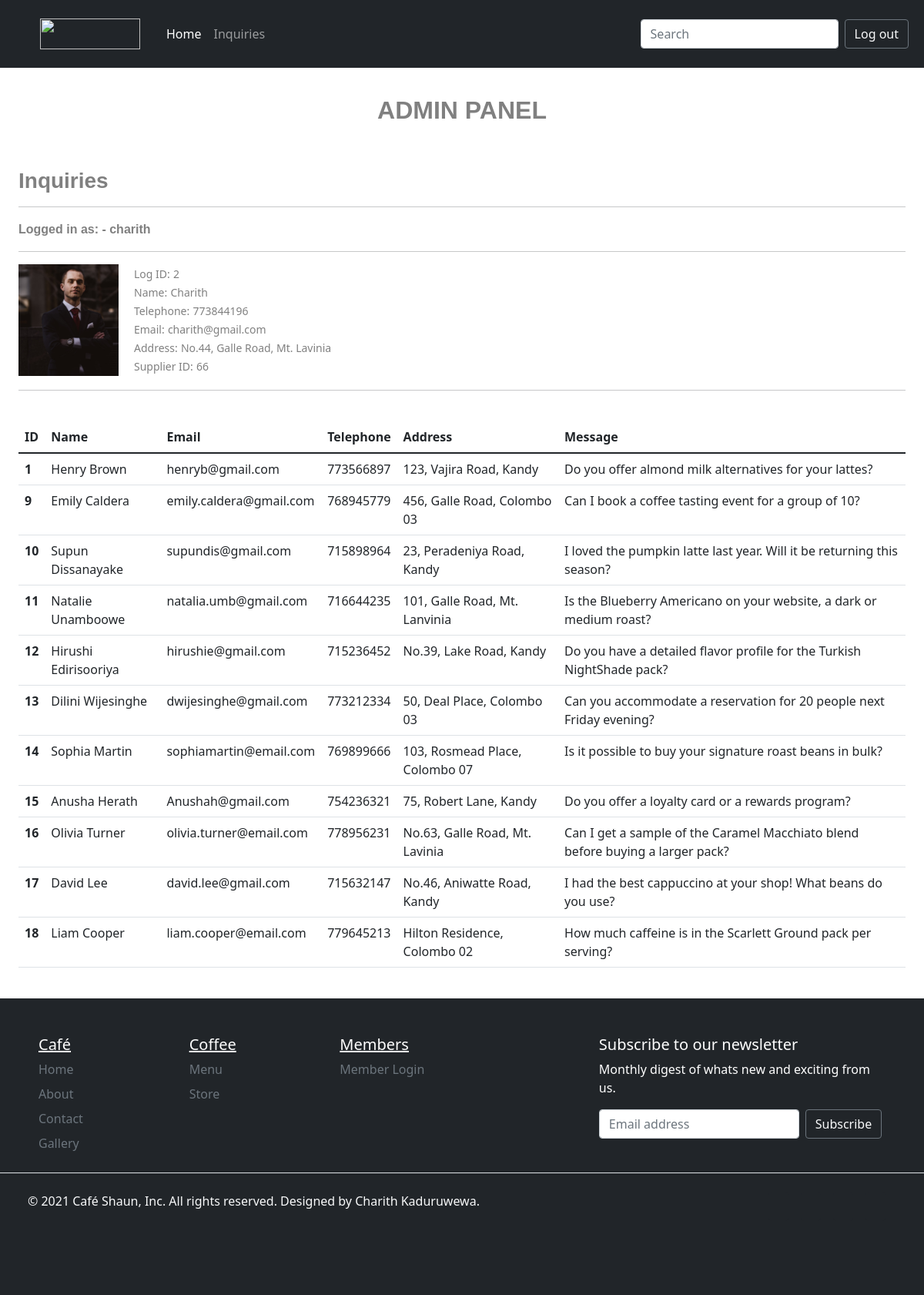
The page /inquiry.php (signed in) on the database its author committed.
### tables this page shows
CREATE TABLE `supplier` (
  `sup_id` int(10) NOT NULL,
  `sup_name` varchar(25) NOT NULL,
  `tel` varchar(15) NOT NULL,
  `email` varchar(25) NOT NULL,
  `addr` varchar(35) NOT NULL,
  `sup_img` varchar(50) NOT NULL,
  `log_id` int(10) NOT NULL
);

CREATE TABLE `inquiry` (
  `id` int(10) NOT NULL,
  `name` varchar(25) NOT NULL,
  `email` varchar(25) NOT NULL,
  `tel` varchar(15) NOT NULL,
  `addr` varchar(35) NOT NULL,
  `msg` varchar(250) NOT NULL
);

### inquiry.php (the view, shortened to what this page needs)
<!DOCTYPE html>
<html>
   <head>
        <link
            href="https://cdn.jsdelivr.net/npm/bootstrap@5.1.3/dist/css/bootstrap.min.css"
            rel="stylesheet"
        />
        <link rel="stylesheet" href="css/customstyle.css" />
        <link
            rel="stylesheet"
            href="https://cdnjs.cloudflare.com/ajax/libs/font-awesome/6.0.0-beta2/css/all.min.css"
        />
   </head>
   <body>
  <nav class="navbar fixed-top navbar-expand-lg  navbar-dark bg-dark">
            <div class="container-fluid">
                <nav class="navbar navbar-dark bg-dark">
                    <div class="container-fluid">
                        <a class="navbar-brand" href="#">
                            <a
                                class="nav-link active"
                                aria-current="page"
                                href="index.html"
                                ><img
                                    src="images/logo.png"
                                    alt=""
                                    width="130"
                                    height="40"
                            /></a>
                        </a>
                    </div>
                </nav>
                <div
                    class="collapse navbar-collapse"
                    id="navbarSupportedContent"
                >
                    <ul class="navbar-nav me-auto mb-2 mb-lg-0">
                        <li class="nav-item">
                            <a
                                class="nav-link active"
                                aria-current="page"
                                href="admin.php"
                                >Home</a
                            >
                        </li>
                        <li class="nav-item">
                            <a class="nav-link" href="inquiry.php">Inquiries</a>
                        </li>
                    </ul>
                    <form class="d-flex search-padding">
                        <input
                            class="form-control me-2"
                            type="search"
                            placeholder="Search"
                            aria-label="Search"
                        />
                        <input type="button" onclick="window.location.href='logout.php';" class="btn btn-outline-secondary text-light" value="Log out" />
                    </form>
                </div>
            </div>
        </nav>
   <div class="container panelloggedas">
  <?php
 echo "<br><h2 align='center' style='color: grey; font-family: ariel, sans-serif; font-weight: bold;'>ADMIN PANEL</h2><br><br>";
 echo "<h3  style='color: grey; font-family: ariel, sans-serif; font-weight: bold;'>Inquiries</h3><hr>";
echo "<span style='color: grey; font-family: Arial, sans-serif; font-weight: bold;'>Logged in as: - " . $_SESSION["una"] . "</span>";
echo "<hr>";
$log_id = $_SESSION["log_id"];
$con = mysqli_connect("localhost", "id21012671_admin", "Cafesh@ad12", "id21012671_cafedb") or die('Server Error ' . mysqli_error($con));
$query = mysqli_query($con, "SELECT * FROM supplier WHERE log_id='$log_id'");
$nor = mysqli_num_rows($query);
if ($nor == 0) {
    echo ("Invalid Entry");
} else {
  $rec = mysqli_fetch_assoc($query);
  echo "<div class='info-container'>";
  echo ("<a href='supplierImg/".$rec['sup_img']."' target='blank'><img class='info-image' src='supplierImg/".$rec['sup_img']."' width='210'></a>");
  echo "<div class='info-text'>";
  echo "<span style='font-size:14px; color:grey;'>Log ID:</span> <span style='font-size:14px; color:grey;'>" . htmlspecialchars($rec['log_id']) . "</span><br>";
  echo "<span style='font-size:14px; color:grey;'>Name:</span> <span style='font-size:14px; color:grey;'>" . htmlspecialchars($rec['sup_name']) . "</span><br>";
  echo "<span style='font-size:14px; color:grey;'>Telephone:</span> <span style='font-size:14px; color:grey;'>" . htmlspecialchars($rec['tel']) . "</span><br>";
  echo "<span style='font-size:14px; color:grey;'>Email:</span> <span style='font-size:14px; color:grey;'>" . htmlspecialchars($rec['email']) . "</span><br>";
  echo "<span style='font-size:14px; color:grey;'>Address:</span> <span style='font-size:14px; color:grey;'>" . htmlspecialchars($rec['addr']) . "</span><br>";
  echo "<span style='font-size:14px; color:grey;'>Supplier ID:</span> <span style='font-size:14px; color:grey;'>" . htmlspecialchars($rec['sup_id']) . "</span><br>";
  echo "</div>";
  echo "</div>";
}
  ?>
</div>
<div class="container panelform">
   <br><hr> <br>
<?php
    $con = mysqli_connect("localhost","id21012671_admin","Cafesh@ad12","id21012671_cafedb") or die('Server Error '.mysql_error());
    $query = mysqli_query($con, "SELECT * FROM inquiry");
    $nor = mysqli_num_rows($query);
    if ($nor == 0) {
        echo ("Database is empty");
    } else {
        echo '<table class="table">
            <thead>
                <tr>
                    <th scope="col">ID</th>
                    <th scope="col">Name</th>
                    <th scope="col">Email</th>
                    <th scope="col">Telephone</th>
                    <th scope="col">Address</th>
                    <th scope="col">Message</th>
                </tr>
            </thead>
            <tbody>';
        while ($rec = mysqli_fetch_assoc($query)) {
            echo "<tr>";
            echo "<th scope='row'>" . htmlspecialchars($rec['id']) . "</th>";
            echo "<td>" . htmlspecialchars($rec['name']) . "</td>";
            echo "<td>" . htmlspecialchars($rec['email']) . "</td>";
            echo "<td>" . htmlspecialchars($rec['tel']) . "</td>";
            echo "<td>" . htmlspecialchars($rec['addr']) . "</td>";
            echo "<td>" . htmlspecialchars($rec['msg']) . "</td>";
            echo "</tr>";
        }
        echo '</tbody></table>';
    }
      ?>
 </div>
        <div class="container-fluid">
            <div class="container-fluid bg-dark">
                <footer class="py-5">
                    <div class="row footer-row-padding text-white">
                        <div class="col-2">
                            <h5 class="text-decoration-underline">Café</h5>
                            <ul class="nav flex-column fdd">
                                <li class="nav-item mb-2">
                                    <a href="#" class="nav-link p-0 text-muted"
                                        >Home</a
                                    >
                                </li>
                                <li class="nav-item mb-2">
                                    <a href="#" class="nav-link p-0 text-muted"
                                        >About</a
                                    >
                                </li>
                                <li class="nav-item mb-2">
                                    <a href="#" class="nav-link p-0 text-muted"
                                        >Contact</a
                                    >
                                </li>
                                <li class="nav-item mb-2">
                                    <a href="#" class="nav-link p-0 text-muted"
                                        >Gallery</a
                                    >
                                </li>
                            </ul>
                        </div>
                        <div class="col-2">
                            <h5 class="text-decoration-underline">Coffee</h5>
                            <ul class="nav flex-column fdd">
                                <li class="nav-item mb-2">
                                    <a href="#" class="nav-link p-0 text-muted"
                                        >Menu</a
                                    >
                                </li>
                                <li class="nav-item mb-2">
                                    <a href="#" class="nav-link p-0 text-muted"
                                        >Store</a
                                    >
                                </li>
                            </ul>
                        </div>
                        <div class="col-2">
                            <h5 class="text-decoration-underline">Members</h5>
                            <ul class="nav flex-column fdd">
                                <li class="nav-item mb-2">
                                    <a href="#" class="nav-link p-0 text-muted"
                                        >Member Login</a
                                    >
                                </li>
                            </ul>
                        </div>
                        <div class="col-4 offset-1 footer-subs-marg">
                            <form>
                                <h5>Subscribe to our newsletter</h5>
                                <p>
                                    Monthly digest of whats new and exciting
                                    from us.
                                </p>
                                <div class="d-flex w-100 gap-2">
                                    <input
                                        id="newsletter1"
                                        type="text"
                                        class="form-control"
                                        placeholder="Email address"
                                    />
                                    <button
                                        class="btn btn-dark btn-outline-secondary text-light"
                                        type="button"
                                    >
                                        Subscribe
                                    </button>
                                </div>
                            </form>
                        </div>
                    </div>
                    <div
                        class="
                            d-flex
                            justify-content-between
                            py-4
                            my-2
                            border-top
                            footer-social-icon
                        "
                    >
                        <p class="text-light footer-text-padding">&copy; 2021 Café Shaun, Inc. All rights reserved. Designed by Charith Kaduruwewa.</p>
                        <div class="footer-social-pad">
                         <ul class="list-unstyled d-flex">
                            <li class="ms-3">
                                <a
                                    class="link-dark btn btn-dark"
                                    target="_blank"
                                    href="https://www.facebook.com/"
                                    role="button"
                                    ><img
                                /></a>
                            </li>
                            <li class="ms-3">
                                <a
                                    class="link-dark btn btn-dark"
                                    target="_blank"
                                    href="https://twitter.com/?lang=en"
                                    role="button"
                                    ><img
                                /></a>
                            </li>
                            <li class="ms-3">
                                <a
                                    class="link-dark btn btn-dark"
                                    target="_blank"
                                    href="https://www.linkedin.com/"
                                    role="button"
                                    ><img
                                /></a>
                            </li>
                            <li class="ms-3">
                                <a
                                    class="link-dark btn btn-dark"
                                    target="_blank"
                                    href="https://www.instagram.com/"
                                    role="button"
                                    ><img
                                /></a>
                            </li>
                         </ul>
                       </div>
                    </div>
                </footer>
            </div>
        </div>
   </body>
</html>

### css/customstyle.css (style rules this page uses)
body { overflow-x: hidden; }
.container-fluid { padding-left: 0; padding-right: 0; }
.navbar { padding-left: 10px; padding-right: 10px; }
.d-flex.search-padding { padding-right: 10px; }
.footer-row-padding { padding-left: 50px; padding-bottom: 10px; }
.footer-text-padding { padding-left: 3%; }
.footer-social-pad { padding-right: 50px; }
.footer-subs-marg { margin-left: 12%; }
.container { max-width: 1200px; margin: 0 auto; padding: 1.5em; }
.info-container { display: flex; align-items: start; gap: 20px; }
.info-image { flex-shrink: 0; width: 130px; height: 145px; object-fit: cover; }
.info-text { flex-grow: 1; }
.panelloggedas { padding-top: 100px; }
.panelform { margin-top: -70px; }

### rows shown on the page
supplier: sup_img (picture), log "2", sup_name "Charith", tel "773844196", email "charith@gmail.com", addr "No.44, Galle Road, Mt. Lavinia", sup_id "66"
inquiry: id "1", name "Henry Brown", email "henryb@gmail.com", tel "773566897", addr "123, Vajira Road, Kandy", msg "Do you offer almond milk alternatives for your lattes?"
inquiry: id "9", name "Emily Caldera", email "emily.caldera@gmail.com", tel "768945779", addr "456, Galle Road, Colombo 03", msg "Can I book a coffee tasting event for a group of 10?"
inquiry: id "10", name "Supun Dissanayake", email "supundis@gmail.com", tel "715898964", addr "23, Peradeniya Road, Kandy", msg "I loved the pumpkin latte last year. Will it be returning this season?"
inquiry: id "11", name "Natalie Unamboowe", email "natalia.umb@gmail.com", tel "716644235", addr "101, Galle Road, Mt. Lanvinia", msg "Is the Blueberry Americano on your website, a dark or medium roast?"
inquiry: id "12", name "Hirushi Edirisooriya", email "hirushie@gmail.com", tel "715236452", addr "No.39, Lake Road, Kandy", msg "Do you have a detailed flavor profile for the Turkish NightShade pack?"
inquiry: id "13", name "Dilini Wijesinghe", email "dwijesinghe@gmail.com", tel "773212334", addr "50, Deal Place, Colombo 03", msg "Can you accommodate a reservation for 20 people next Friday evening?"
inquiry: id "14", name "Sophia Martin", email "sophiamartin@email.com", tel "769899666", addr "103, Rosmead Place, Colombo 07", msg "Is it possible to buy your signature roast beans in bulk?"
inquiry: id "15", name "Anusha Herath", email "Anushah@gmail.com", tel "754236321", addr "75, Robert Lane, Kandy", msg "Do you offer a loyalty card or a rewards program?"
inquiry: id "16", name "Olivia Turner", email "olivia.turner@email.com", tel "778956231", addr "No.63, Galle Road, Mt. Lavinia", msg "Can I get a sample of the Caramel Macchiato blend before buying a larger pack?"
inquiry: id "17", name "David Lee", email "david.lee@gmail.com", tel "715632147", addr "No.46, Aniwatte Road, Kandy", msg "I had the best cappuccino at your shop! What beans do you use?"
inquiry: id "18", name "Liam Cooper", email "liam.cooper@email.com", tel "779645213", addr "Hilton Residence, Colombo 02", msg "How much caffeine is in the Scarlett Ground pack per serving?"

### other values the page prints
$_SESSION["una"] "charith"
